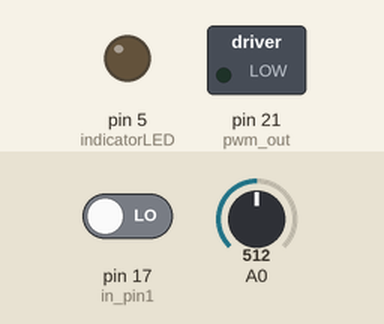
Simulated run of this sketch. Board: Arduino Mega 2560, built for the host (arithmetic inside an expression is 32-bit, double 64-bit). Parts: switched loads named in the sketch (green lamp = pin HIGH), output pins drawn as LEDs (lit = HIGH). The test bench sets the inputs (shaded band); at power-on: pin 17 (in_pin1) LOW, A0 = 512.

Above: at 1.2 s.
1.3 s: pin 17 (in_pin1) driven HIGH
At 1.8 s:
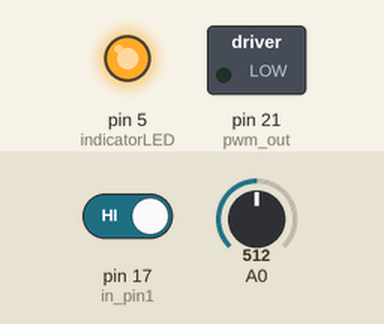
2.8 s: pin 17 (in_pin1) driven LOW
At 4.3 s:
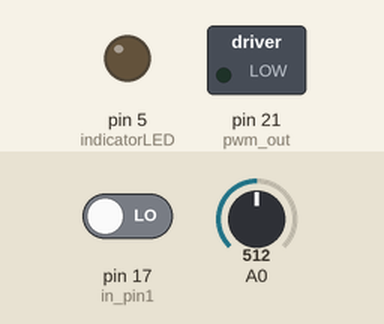
Timing chart, 0 to 5.8 s (numbered marks = the images above; inputs shaded):
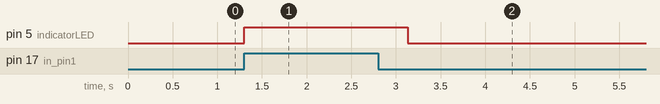

Measured:
- after the input at 1.3 s, pin 5 (indicatorLED): LOW → HIGH at once
- after the input at 2.8 s, pin 5 (indicatorLED): HIGH → LOW after 0.34 s

The sketch:

bubble.ino
```cpp
/*
Date: 2014-03-28

Description:
This application is desined to control the bubble gum dispenser

ToDo: add NFC support

CHANGELOG:
+ switched from light barrier to reed-sensor
*/


#include <avr/io.h>
#include <util/delay.h>

#include <avr/power.h>


#define sbi(ADDRESS,BIT) (ADDRESS |= (1<<BIT))
#define cbi(ADDRESS,BIT) (ADDRESS &= ~(1<<BIT))
#define outp(VAL,ADRESS) ADRESS=VAL
#define inp(VAL) VAL


/*
PIN DEFINITIONS
*/
// FOR ARDUINO MEGA 2560
//int lightSensor = A0;
//int reedSensor = 30;
//int indicatorLED = 32;
//int pwm_out = 8;
//int in_pin1 = 36;
//int in_pin2 = 37;

// FOR ATMEGA48
int lightSensor = 8;
int indicatorLED = 5;
int pwm_out = 21
;
int in_pin1 = 17;
int in_pin2 = 18;
int reedSensor = 7;


/*
CONSTANT DEFINITIONS
*/
int pwm_speed = 150;
int lightThreshold = 950;
int reedDelay = 10;
int initialDelay = 600;

/*
VARIABLE DEFINITIONS
*/
int sensorValue = 0;
int valid = 0;
int reedCounter = 0;

/*
Initialize PWM motor driver
*/
//void init_pwm() {
//}

/*
Initialize photo barrier for detecting start and stop
*/
//void init_light_barrier() {
//}

/*
set compare register for OC0B (pin 21 on atmega48)
*/
void pwm21(int val) {
  if (val == 0)
  {
     cbi(TCCR0A, COM0B1);
     pinMode(21,OUTPUT);
     digitalWrite(21, LOW);
  }
  else if (val == 255)
  {
    cbi(TCCR0A, COM0B1);
    pinMode(21,OUTPUT);
    digitalWrite(21, HIGH);
  }
  else
  {
    sbi(TCCR0A, COM0B1);
    OCR0B = val;
  }
}

/*
reading out ADC0
*/
int ADC0read(void) {
    int inValue = 0;
    ADMUX = ((0<<REFS1)|(1<<REFS0)|0x00);  // select internal AVCC ref and CHANNEL 0 for ADC
    ADCSRA = ((1<<ADEN)|(1<<ADIF)|(1<<ADIE)|(1<<ADPS2)|(1<<ADPS1)|(0<<ADPS0));  // select pre scale
    ADCSRB &= ~((1<<ADTS2)|(1<<ADTS1)|(1<<ADTS0)); // select trigger source as continous
    ADCSRA |= (1<<ADSC);  // start conversion
    delay(10);
    while((ADCSRA&ADSC)!=ADSC) {
    }
    inValue = ADCL;
    inValue = inValue + (ADCH<<8);
    return inValue;
}

void read_sensor() {
  //sensorValue = analogRead(lightSensor);
  sensorValue = ADC0read();
//  sensorValue = digitalRead(reedSensor);
//  Serial.println(sensorValue);
//  Serial.println(analogRead(lightSensor));
}

/*
Man setup and pin mapping
*/
void setup() {
//    Serial.begin(9600);
//    init_light_barrier();
    clock_prescale_set(clock_div_1);  // set frequency back to 8MHz (8MHz / div1) // only used for atmega48 standalone
    pinMode(indicatorLED, OUTPUT);
    pinMode(lightSensor, INPUT);
    digitalWrite(indicatorLED, LOW);
    pinMode(pwm_out, OUTPUT);
    pwm21(0);
    pinMode(in_pin1, INPUT);
    pinMode(in_pin2, INPUT);
    //pinMode(reedSensor, INPUT);
}

void rotatePart() {
    read_sensor();
    if(valid == 1) {
      digitalWrite(indicatorLED, HIGH);
      //analogWrite(pwm_out, pwm_speed);
      pwm21(pwm_speed);

      //if (sensorValue == 1) {
        if (sensorValue <= 650) {
        //delay(reedDelay);
        digitalWrite(indicatorLED, LOW);
        //analogWrite(pwm_out, 0);
        pwm21(0);
        valid = 0;
      }
    }
    else {
    }
}

void initial_rotation(){
  digitalWrite(indicatorLED, HIGH);
  //analogWrite(pwm_out, pwm_speed);
  pwm21(pwm_speed);
  delay(initialDelay);
}

void loop() {
    rotatePart();
    if (digitalRead(in_pin1) == 1) {
      valid = 1;
      initial_rotation();
      }
}
```
